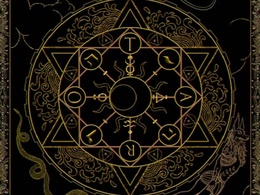
%> input picture Experiment3/OTSUThreshold/mytest.jpg, 260 x 195 px, shrunk from 1080 x 810 before the run
$ octave main.m   (GNU Octave 9; MATLAB toolbox functions it lacks are replaced by stand-ins)
%> lines starting %> are read from the running program, lines starting %| are printed output that depends on the picture
### Experiment3/OTSUThreshold/MyOTSU.m
%======================================================================
% OTSU 自动阈值分割函数 —— MyOTSU
%
% OTSU 算法的数学原理（零基础讲解）：
%
% 【前置知识一：灰度直方图】
%   灰度图像中，每个像素的灰度值在 0~255 之间。
%   灰度直方图就是：统计灰度值=0 的像素有多少个、=1 的有多少个……=255 的有多少个，
%   然后画成柱状图。横轴是灰度值（0~255），纵轴是该灰度值的像素个数。
%
% 【前置知识二：什么是"类"（Class）？】
%   OTSU 把图像中的像素分成两类：
%     背景类（Background）：灰度值 <= 当前阈值 t 的像素
%     前景类（Foreground）：灰度值 >  当前阈值 t 的像素
%   这个阈值 t 是我们自己定的，OTSU 的任务就是自动找到最合适的 t。
%
% 【前置知识三：什么是"权重"（w）？】
%   权重就是一个类在整张图中所占的比例。
%   w1 = 背景类像素数量 / 图像总像素数量
%   w2 = 前景类像素数量 / 图像总像素数量
%   显然 w1 + w2 = 1（100%）
%
% 【前置知识四：什么是"平均灰度"（μ，念 mu）？】
%   平均灰度 = 一个类中所有像素的灰度值之和 / 像素个数
%   也就是这个类的"平均亮度"。
%   u1 = 背景类的平均灰度
%   u2 = 前景类的平均灰度
%
% 【OTSU 的核心公式：类间方差 σ_B²】
%   OTSU 用"类间方差"来衡量一个阈值 t 分得好不好：
%     σ_B² = w1 × w2 × (u1 - u2)²
%
%   公式解读：
%     w1 × w2 是两组权重之积 —— 两组规模越均衡（不是悬殊的 99% vs 1%），这个值越大
%     (u1 - u2)² 是两组平均灰度差的平方 —— 两组亮度差距越大，这个值越大
%     两者相乘：既要求两组亮度差距大，又要求两组规模不要悬殊
%
%   为什么 OTSU 能找到最优阈值？
%   遍历所有可能的 t（从 0 到 255），计算每个 t 对应的 σ_B²，
%   σ_B² 最大的那个 t，就是最优阈值。
%   原因：σ_B² 最大意味着"前景和背景分得最清楚"。
%
%======================================================================


function OTSU_result = MyOTSU(img)

    % -----------------------------------------------------------------------
    % 【第 0 步】类型转换 —— uint8 → double
    % -----------------------------------------------------------------------
    % 和迭代法一样，需要把 uint8 转成 double，避免后续除法等数学运算出错
    % double() 转换后数值不变（200 还是 200.0），只是类型变了
    img_d = double(img);


    % -----------------------------------------------------------------------
    % 【第 1 步】手动计算灰度直方图
    % -----------------------------------------------------------------------
    %
    % 为什么不用现成的 imhist() 函数？
    %   这里手动写一遍，能帮助你理解直方图到底是怎么算出来的。
    %
    % grayLevels = 256
    %   灰度值范围是 0~255，一共 256 个等级
    %   我们用 histCounts(1) 统计灰度值=0 的像素个数，
    %   histCounts(2) 统计灰度值=1 的像素个数……以此类推
    %
    % zeros(256, 1)
    %   创建长度为 256 的列向量，全部初始化为 0
    %   用于存放每个灰度等级的像素计数
    grayLevels = 256;
    histCounts = zeros(grayLevels, 1);


    % -----------------------------------------------------------------------
    % 遍历图像中每一个像素，统计各灰度等级的出现次数
    % -----------------------------------------------------------------------
    %
    % numel(img_d)
    %   numel = number of elements，返回矩阵中总共有多少个元素（像素总数）
    %   对于 100×100 的图像，numel(img_d) = 10000
    %
    % for i = 1:numel(img_d)
    %   从 1 循环到总像素数，依次处理每个像素
    %
    % val = img_d(i) + 1
    %   img_d(i) 是第 i 个像素的灰度值（范围 0~255）
    %   +1 是因为 MATLAB 数组索引从 1 开始，不是从 0 开始
    %   所以：
    %     灰度值 0 → val=1  → 放到 histCounts(1)
    %     灰度值 255→ val=256 → 放到 histCounts(256)
    %
    % 边界处理（防止极端情况出错）：
    %   if val < 1, val = 1; end   —— 如果出现负数（理论上不应该有），强行归为第1个等级
    %   if val > grayLevels, val = grayLevels; end —— 如果超出255，归为最后一个等级
    %
    % histCounts(val) = histCounts(val) + 1
    %   把对应灰度等级的计数器 +1
    %
    % 循环结束后，histCounts(k) = 灰度值 (k-1) 在图像中出现的次数
    for i = 1:numel(img_d)
        val = img_d(i) + 1;                     % MATLAB 索引从1开始，灰度0→索引1
        if val < 1, val = 1; end                % 防止负数索引（理论上不会有）
        if val > grayLevels, val = grayLevels; end % 防止超过256
        histCounts(val) = histCounts(val) + 1;  % 对应灰度等级计数+1
    end


    % -----------------------------------------------------------------------
    % 【第 2 步】计算直方图的概率分布（归一化）
    % -----------------------------------------------------------------------
    %
    % totalPixels = sum(histCounts)
    %   把所有灰度等级的计数加起来，得到图像的总像素数
    %   验证：totalPixels 应该等于 rows × cols
    totalPixels = sum(histCounts);

    %
    % prob = histCounts / totalPixels
    %   把像素计数转换为概率（比例）
    %   prob(k) = 灰度值 (k-1) 在图像中出现的概率（0~1 之间的小数）
    %   直观理解：prob(k) ≈ histCounts(k) / 总像素数
    %
    % 为什么需要这一步？
    %   OTSU 公式 σ_B² = w1 × w2 × (u1 - u2)² 中的 w1 和 w2 是"比例"（概率），
    %   不是"像素个数"。把计数归一化为概率后，才能代入公式。
    %
    % 数学上，所有灰度等级的概率加起来 = 1（概率之和为1）
    prob = histCounts / totalPixels;


    % -----------------------------------------------------------------------
    % 【第 3 步】遍历所有可能的阈值，找出使类间方差最大的那个
    % -----------------------------------------------------------------------
    %
    % maxVariance = 0
    %   用来记录目前找到的最大"类间方差"值，初始为 0
    %   随着遍历，maxVariance 会被更新为更大的值
    %
    % optimalThreshold = 0
    %   用来记录使类间方差最大的那个阈值，初始为 0
    %   循环过程中不断更新，直到遍历完所有可能阈值
    maxVariance = 0;
    optimalThreshold = 0;


    % -----------------------------------------------------------------------
    % for t = 1:grayLevels
    %   遍历 t = 1, 2, 3, ..., 256
    %   注意：这里的 t 对应 MATLAB 数组索引，实际灰度值 = t-1（范围 0~255）
    % -----------------------------------------------------------------------
    for t = 1:grayLevels

        % ----- 3.1 计算背景类（灰度 <= t 的像素）的权重 w1 -----
        %
        % prob(1:t) 是概率数组中前 t 个元素（对应灰度值 0~t-1）
        % sum(prob(1:t)) 就是把这些概率全部加起来，即 w1
        %
        % w1 的含义：在所有像素中，灰度值在 [0, t-1] 范围内的像素占多少比例？
        %
        % if w1 == 0 || w1 == 1
        %     continue;
        % end
        %   跳过无效情况：
        %     w1 == 0：阈值太高，所有像素都是前景（背景为空，没意义）
        %     w1 == 1：阈值太低（t=1），所有像素都是背景（前景为空，没意义）
        %   continue 的作用：跳过本次循环剩余代码，直接进入下一次迭代
        w1 = sum(prob(1:t));
        if w1 == 0 || w1 == 1
            continue;
        end


        % ----- 3.2 计算前景类（灰度 > t 的像素）的权重 w2 -----
        %
        % 前景 = 所有像素 - 背景，所以 w2 = 1 - w1
        % 验证：w1 + w2 = 1
        w2 = 1 - w1;


        % ----- 3.3 计算背景类的平均灰度 u1（加权平均） -----
        %
        % u1 = sum(0×prob(1) + 1×prob(2) + ... + (t-1)×prob(t)) / w1
        %
        % 为什么用加权平均？
        %   普通平均 = (灰度值之和) / 个数
        %   加权平均 = (各灰度值 × 其概率)之和 / 权重
        %
        % MATLAB 实现：(0:t-1)' .* prob(1:t)
        %   (0:t-1)'    —— 列向量 [0; 1; 2; ...; t-1]，即各灰度值
        %   prob(1:t)   —— 行向量 [prob(1), prob(2), ..., prob(t)]
        %   .*          —— 逐元素乘法（对应位置相乘）
        %   结果是一个向量：[0×prob(1), 1×prob(2), ..., (t-1)×prob(t)]
        %   sum(...)    —— 把所有"灰度值 × 概率"的乘积累加起来
        %   / w1        —— 除以背景类的总权重（归一化）
        %
        % 最终得到：背景类像素的加权平均灰度值
        u1 = sum((0:t-1)' .* prob(1:t)) / w1;


        % ----- 3.4 计算前景类的平均灰度 u2（加权平均） -----
        %
        % 前景类的灰度范围是 [t, 255]，对应索引 [t+1, 256]
        %
        % prob(t+1:grayLevels) —— 取索引从 t+1 到 grayLevels(256) 的概率值
        % (t:grayLevels-1)'   —— 对应的灰度值：t, t+1, ..., 255
        %
        % 同样做加权平均，除以 w2 得到前景类的平均灰度
        %
        % 特殊情况：t = grayLevels = 256 时
        %   此时 t+1:grayLevels 是空集（没有前景像素），
        %   直接把 u2 设为 0（不影响最终结果，因为 w1==1 的情况在前面已跳过）
        if t < grayLevels
            u2 = sum((t:grayLevels-1)' .* prob(t+1:grayLevels)) / w2;
        else
            u2 = 0;
        end


        % ----- 3.5 计算当前阈值 t 的类间方差 σ_B² -----
        %
        % OTSU 核心公式：
        %   σ_B² = w1 × w2 × (u1 - u2)²
        %
        % 各部分含义：
        %   w1          —— 背景类权重（比例）
        %   w2          —— 前景类权重（比例）
        %   (u1 - u2)² —— 两类平均灰度之差的平方
        %
        % 直观理解：
        %   - 两类亮度差距越大（|u1-u2| 大），方差越大
        %   - 两类规模越均衡（w1 和 w2 都接近 0.5），方差越大
        %   - 两者共同决定 σ_B² 的大小
        %
        %   找一个 t，使得 σ_B² 最大，就是让"分得最清楚"
        sigma_B2 = w1 * w2 * (u1 - u2)^2;


        % ----- 3.6 更新最优阈值 -----
        %
        % 如果当前阈值 t 计算出的 σ_B² 比之前找到的最大值还大，
        % 就把 maxVariance 和 optimalThreshold 都更新为当前值。
        %
        % 最终遍历完所有 t 后，optimalThreshold 就是使类间方差最大的阈值
        %
        % optimalThreshold = t - 1
        %   注意：数组索引 t 对应实际灰度值 t-1
        %   所以 optimalThreshold 的范围是 0~255
        if sigma_B2 > maxVariance
            maxVariance = sigma_B2;
            optimalThreshold = t - 1;   % 转换回 0~255 灰度值范围
        end

    end   % 遍历所有阈值结束


    % -----------------------------------------------------------------------
    % 【第 4 步】用找到的最优阈值做二值化分割
    % -----------------------------------------------------------------------
    %
    % 二值化逻辑（和迭代法完全一样）：
    %   像素灰度 >= optimalThreshold  →  255（白色，前景）
    %   像素灰度 <  optimalThreshold  →  0  （黑色，背景）
    %
    % OTSU_result = img;
    %   —— 复制原图结构
    %   —— 批量赋值：img >= optimalThreshold 生成 true/false 数组，
    %     位置为 true 的像素赋值为 255（白色）
    %
    % uint8() 最后转回 uint8 格式（imshow 要求的格式）
    OTSU_result = img;
    OTSU_result(img >= optimalThreshold) = 255;
    OTSU_result(img < optimalThreshold) = 0;
    OTSU_result = uint8(OTSU_result);


    % -----------------------------------------------------------------------
    % 【第 5 步】在命令行窗口打印找到的最优阈值
    % -----------------------------------------------------------------------
    %
    % fprintf() 是格式化打印函数，类似 C 语言的 printf
    % '%d' 是占位符，代表一个整数（optimalThreshold 的值）
    % '\n' 是换行符
    %
    % 运行程序后，在 MATLAB 命令行窗口（Command Window）中会看到类似：
    %   "OTSU Optimal Threshold: 128"
    % 这样的输出
    fprintf('OTSU Optimal Threshold: %d\n', optimalThreshold);

end   % 函数结束

### Experiment3/OTSUThreshold/main.m
%======================================================================
% 主函数 —— OTSU 自动阈值分割
%
% 本程序演示如何使用 OTSU（大津法）自动找到一个最优阈值，
% 把灰度图像分割成前景和背景两部分。
%
% 什么是 OTSU（大津法）？
%   OTSU 是一种完全"自动"的阈值选择方法，由日本学者大津展之于 1979 年提出。
%   它不需要你手动设置任何参数，算法会自动从图像本身找到最优阈值。
%
% OTSU 的核心思想：
%   OTSU 认为：好的阈值应该让"前景"和"背景"两个类之间的差异最大。
%   这个"差异"用"类间方差"（σ_B²）来量化。
%   遍历所有可能的阈值（0~255），找出使 σ_B² 最大的那个，就是最优阈值。
%
% OTSU 和迭代法的区别：
%   迭代法：不断"迭代"逐步逼近最优阈值（像反复猜测正确答案）
%   OTSU：一次性"穷举"所有可能的阈值，数学上直接选出最优的那个（更精确，但计算量略大）
%   两者都是自动的，不需要手动指定阈值。
%======================================================================


% ---------- 第一步：准备工作（清理环境） ----------
% clc;     清空命令行
% clear all;  清除工作区所有变量
% close all;  关闭所有图形窗口
clc; clear all; close all;


% ---------- 第二步：读取图片 ----------
% imread('mytest.jpg') 读取当前目录下的 mytest.jpg
img = imread('mytest.jpg');
%> img is the input picture: size 195x260x3 uint8; mean R, G, B 31.6, 25.2, 16.7


% ---------- 第三步：彩色图转灰度图 ----------
% rgb2gray() 把 RGB 彩色图转成灰度图
% 灰度图只有亮度信息（0=黑，255=白），阈值分割只需要亮度
img = rgb2gray(img);
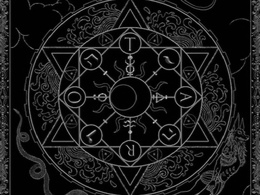
%> img: size 195x260 uint8; min 0, max 198, mean 26.2


% ---------- 第四步：调用 OTSU 阈值分割函数 ----------
% 调用自定义函数 MyOTSU，传入灰度图
% OTSU 不需要手动设置任何参数，只需要图像本身
% 返回值：
%   OTSU_result —— 二值化后的图像（黑白图，每个像素非黑即白）
OTSU_result = MyOTSU(img);
%> the loop in MyOTSU, `for i = 1:numel(img_d)` made 50700 passes
%> after the loop in MyOTSU, `for i = 1:numel(img_d)`: histCounts = 256 values, max 9904 at index 2, min 0 at index 158, mean 198
%> in MyOTSU, `totalPixels = sum(histCounts);`: totalPixels = 50700
%> in MyOTSU, `prob = histCounts / totalPixels;`: prob = 256 values, max 0.195 at index 2, min 0 at index 158, mean 0.00391
%> the loop in MyOTSU, `for t = 1:grayLevels` made 256 passes
%> (w1, w2, u1, u2, sigma_B2, maxVariance) on passes 1 to 12: (0.0374, 0.963, 0, 27.17, 26.54, 26.54), (0.233, 0.767, 0.839, 33.83, 194.3, 194.3), (0.343, 0.657, 1.21, 39.15, 324.1, 324.1), (0.412, 0.588, 1.51, 43.43, 425.8, 425.8), (0.466, 0.534, 1.8, 47.4, 517.4, 517.4), (0.494, 0.506, 1.98, 49.77, 570.8, 570.8), (0.513, 0.487, 2.13, 51.46, 607.8, 607.8), (0.527, 0.473, 2.26, 52.81, 636.9, 636.9), (0.536, 0.464, 2.36, 53.66, 654.6, 654.6), (0.545, 0.455, 2.46, 54.49, 671.4, 671.4), (0.551, 0.449, 2.55, 55.11, 683.6, 683.6), (0.556, 0.444, 2.63, 55.65, 693.8, 693.8)
%> (w1, w2, u1, u2, sigma_B2) on passes 40 to 45: (0.705, 0.295, 7.42, 70.98, 839.6), (0.711, 0.289, 7.69, 71.59, 839.2), (0.716, 0.284, 7.94, 72.18, 838.4), (0.722, 0.278, 8.21, 72.82, 837.1), (0.728, 0.272, 8.47, 73.41, 835.5), (0.733, 0.267, 8.75, 74.04, 833.4)
%> after the loop in MyOTSU, `for t = 1:grayLevels`: optimalThreshold = 38; u2 = 198
%> in MyOTSU, `OTSU_result(img >= optimalThreshold) = 255;`:
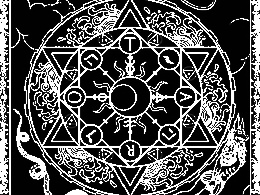
%> OTSU_result: size 195x260 uint8; min 0, max 255, mean 82.8
%> in MyOTSU, `OTSU_result(img < optimalThreshold) = 0;`:
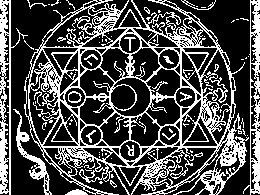
%> OTSU_result: size 195x260 uint8; 30.6% white in thin lines or dots
%| OTSU Optimal Threshold: 38


% ---------- 第五步：显示结果 ----------
% figure;     新建一个窗口
% imshow(...) 显示二值化后的图像
% title(...)  添加标题
figure;
imshow(OTSU_result);
title('OTSU Result');
